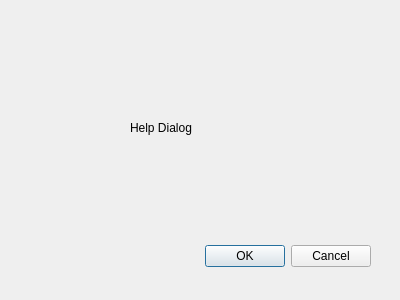
<?xml version="1.0" encoding="UTF-8"?>
<ui version="4.0">
 <class>Dialog</class>
 <widget class="QDialog" name="Dialog">
  <property name="geometry">
   <rect>
    <x>0</x>
    <y>0</y>
    <width>400</width>
    <height>300</height>
   </rect>
  </property>
  <property name="windowTitle">
   <string>Dialog</string>
  </property>
  <widget class="QDialogButtonBox" name="buttonBox">
   <property name="geometry">
    <rect>
     <x>30</x>
     <y>240</y>
     <width>341</width>
     <height>32</height>
    </rect>
   </property>
   <property name="orientation">
    <enum>Qt::Horizontal</enum>
   </property>
   <property name="standardButtons">
    <set>QDialogButtonBox::Cancel|QDialogButtonBox::Ok</set>
   </property>
  </widget>
  <widget class="QLabel" name="label">
   <property name="geometry">
    <rect>
     <x>130</x>
     <y>120</y>
     <width>81</width>
     <height>16</height>
    </rect>
   </property>
   <property name="text">
    <string>Help Dialog</string>
   </property>
  </widget>
 </widget>
 <resources/>
 <connections>
  <connection>
   <sender>buttonBox</sender>
   <signal>accepted()</signal>
   <receiver>Dialog</receiver>
   <slot>accept()</slot>
   <hints>
    <hint type="sourcelabel">
     <x>248</x>
     <y>254</y>
    </hint>
    <hint type="destinationlabel">
     <x>157</x>
     <y>274</y>
    </hint>
   </hints>
  </connection>
  <connection>
   <sender>buttonBox</sender>
   <signal>rejected()</signal>
   <receiver>Dialog</receiver>
   <slot>reject()</slot>
   <hints>
    <hint type="sourcelabel">
     <x>316</x>
     <y>260</y>
    </hint>
    <hint type="destinationlabel">
     <x>286</x>
     <y>274</y>
    </hint>
   </hints>
  </connection>
 </connections>
</ui>
